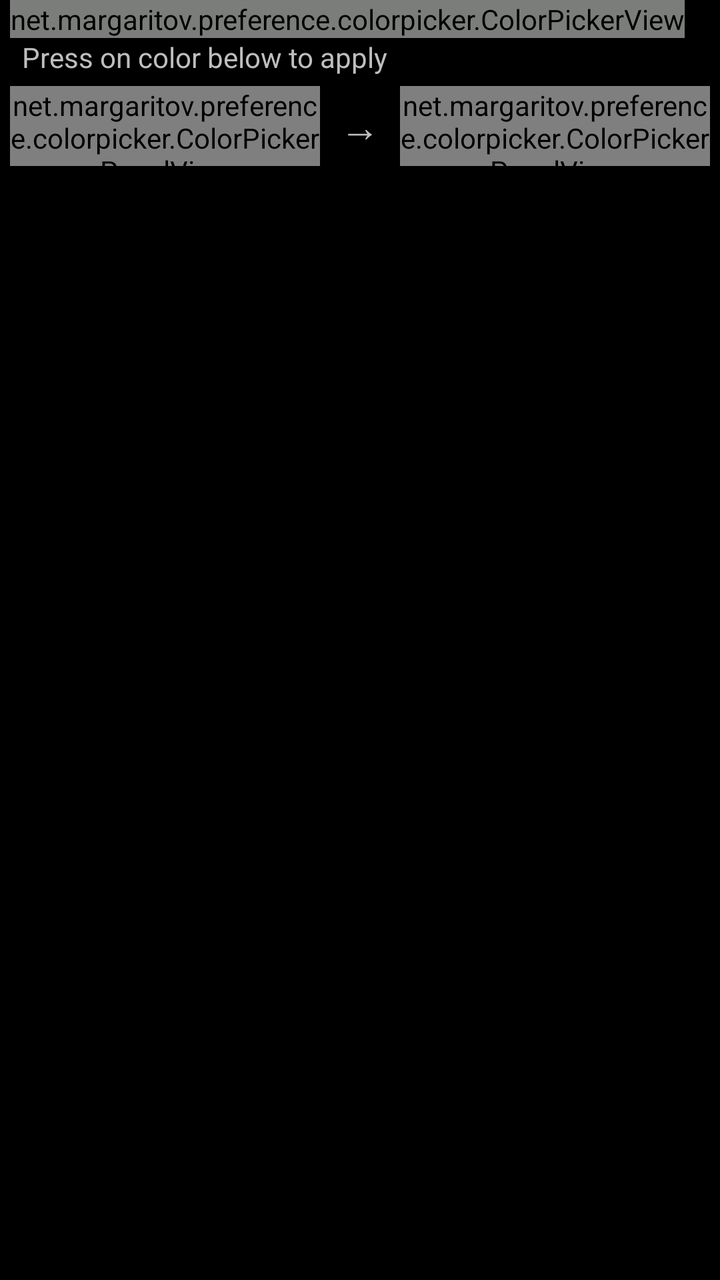
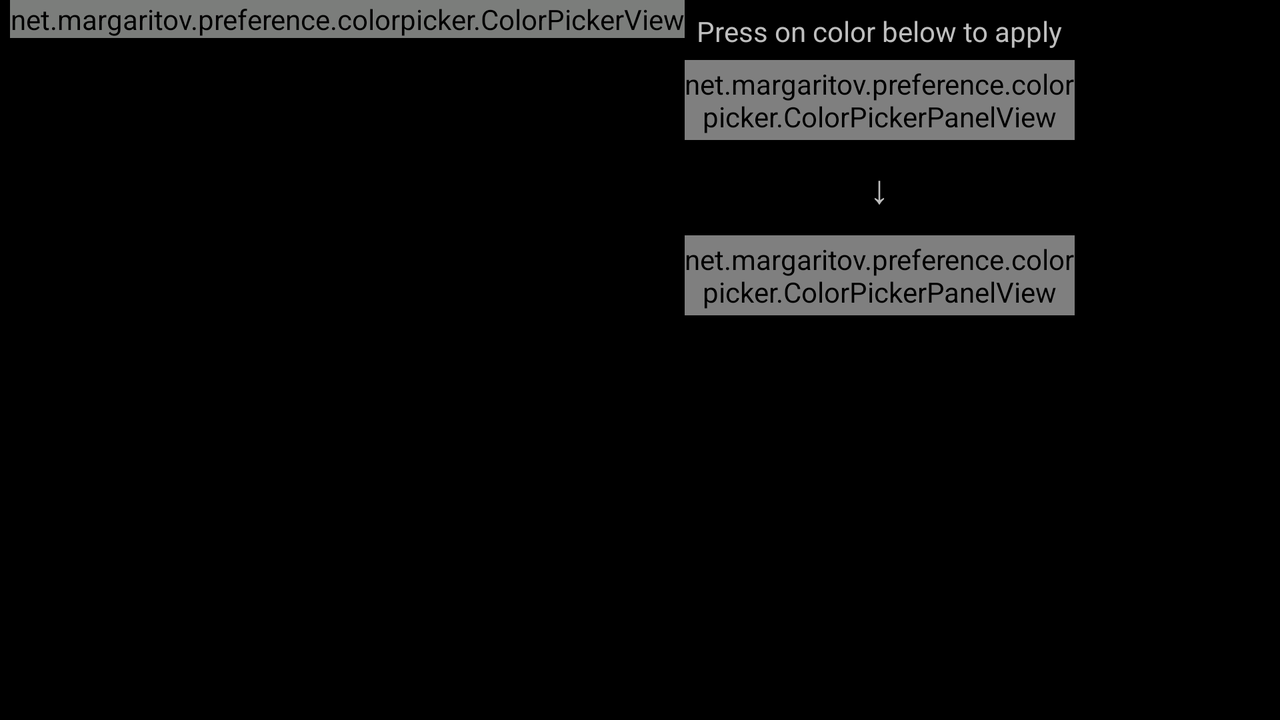

Two renders of one Android screen. The first uses the default layout on a phone; the second uses the alternative layout the repository ships for a different screen configuration, on a matching device. The two XML files are below.
<!-- AndroidManifest.xml: application theme AppTheme1 -->
<!-- res/layout/dialog_color_picker.xml -->
<?xml version="1.0" encoding="utf-8"?>
<LinearLayout xmlns:android="http://schemas.android.com/apk/res/android"
    android:layout_width="wrap_content"
    android:layout_height="wrap_content"
    android:orientation="vertical"
    android:paddingLeft="5dp"
    android:paddingRight="5dp" >

    <net.margaritov.preference.colorpicker.ColorPickerView
        android:id="@+id/color_picker_view"
        android:layout_width="wrap_content"
        android:layout_height="wrap_content"
        android:layerType="software"
        android:tag="portrait" />

    <LinearLayout
        android:id="@+id/text_hex_wrapper"
        android:layout_width="fill_parent"
        android:layout_height="wrap_content"
        android:layout_marginBottom="5dp"
        android:layout_marginLeft="6dp"
        android:layout_marginRight="6dp" >

        <TextView
            android:layout_width="wrap_content"
            android:layout_height="wrap_content"
            android:gravity="left"
            android:text="@string/press_color_to_apply"
            android:textAppearance="?android:attr/textAppearanceSmall" />

        <EditText
            android:id="@+id/hex_val"
            android:layout_width="0dp"
            android:layout_height="wrap_content"
            android:layout_weight="1"
            android:hint="@string/hex"
            android:imeOptions="actionDone"
            android:maxLength="7"
            android:singleLine="true"
            android:inputType="textCapCharacters"
            android:visibility="gone" >
        </EditText>
    </LinearLayout>

    <LinearLayout
        android:layout_width="wrap_content"
        android:layout_height="40dp"
        android:layout_marginBottom="10dp"
        android:orientation="horizontal" >

        <net.margaritov.preference.colorpicker.ColorPickerPanelView
            android:id="@+id/old_color_panel"
            android:layout_width="0px"
            android:layout_height="fill_parent"
            android:layout_weight="0.5" />

        <TextView
            android:layout_width="wrap_content"
            android:layout_height="fill_parent"
            android:layout_marginLeft="10dp"
            android:layout_marginRight="10dp"
            android:gravity="center"
            android:text="@string/arrow_right"
            android:textSize="20sp" />

        <net.margaritov.preference.colorpicker.ColorPickerPanelView
            android:id="@+id/new_color_panel"
            android:layout_width="0px"
            android:layout_height="wrap_content"
            android:layout_weight="0.5" />
    </LinearLayout>

</LinearLayout>
<!-- resources referenced by this layout -->
<resources>
  <string name="arrow_right" translatable="false">→</string>
  <string name="hex">Hex:</string>
  <string name="press_color_to_apply">Press on color below to apply</string>
  <!-- from res/values-v21/ -->
  <style name="AppTheme1" parent="android:Theme.Holo.NoActionBar">
          
      </style>
</resources>
<!-- res/layout-land/dialog_color_picker.xml (the author's variant of the layout above) -->
<!-- drawn on the phone turned sideways -->
<?xml version="1.0" encoding="utf-8"?>
<LinearLayout xmlns:android="http://schemas.android.com/apk/res/android"
    android:layout_width="wrap_content"
    android:layout_height="wrap_content"
    android:orientation="horizontal"
    android:paddingLeft="5dp"
    android:paddingRight="5dp" >

    <net.margaritov.preference.colorpicker.ColorPickerView
        android:id="@+id/color_picker_view"
        android:layout_width="wrap_content"
        android:layout_height="wrap_content"
        android:layerType="software"
        android:tag="landscape" />

    <LinearLayout
        android:layout_width="wrap_content"
        android:layout_height="wrap_content"
        android:layout_marginBottom="10dp"
        android:orientation="vertical" >

        <EditText
            android:id="@+id/hex_val"
            android:layout_width="fill_parent"
            android:layout_height="wrap_content"
            android:hint="@string/hex"
            android:imeOptions="actionDone"
            android:maxLength="7"
            android:singleLine="true"
            android:inputType="textCapCharacters"
            android:visibility="gone" >
        </EditText>

        <TextView
            android:layout_width="wrap_content"
            android:layout_height="wrap_content"
            android:layout_marginBottom="5dp"
            android:layout_marginLeft="6dp"
            android:layout_marginRight="6dp"
            android:layout_marginTop="6dp"
            android:gravity="center"
            android:text="@string/press_color_to_apply"
            android:textAppearance="?android:attr/textAppearanceSmall" />

        <net.margaritov.preference.colorpicker.ColorPickerPanelView
            android:id="@+id/old_color_panel"
            android:layout_width="fill_parent"
            android:layout_height="40dp"
            android:layout_weight="0.5" />

        <TextView
            android:layout_width="fill_parent"
            android:layout_height="wrap_content"
            android:layout_marginBottom="10dp"
            android:layout_marginTop="10dp"
            android:gravity="center"
            android:text="@string/arrow_down"
            android:textSize="20sp" />

        <net.margaritov.preference.colorpicker.ColorPickerPanelView
            android:id="@+id/new_color_panel"
            android:layout_width="fill_parent"
            android:layout_height="40dp"
            android:layout_weight="0.5" />
    </LinearLayout>

</LinearLayout>
<!-- resources referenced by the variant -->
<!-- as the phone turned sideways resolves them -->
<resources>
  <string name="arrow_down" translatable="false">↓</string>
  <string name="hex">Hex:</string>
  <string name="press_color_to_apply">Press on color below to apply</string>
  <!-- from res/values-v21/ -->
  <style name="AppTheme1" parent="android:Theme.Holo.NoActionBar">
          
      </style>
</resources>
